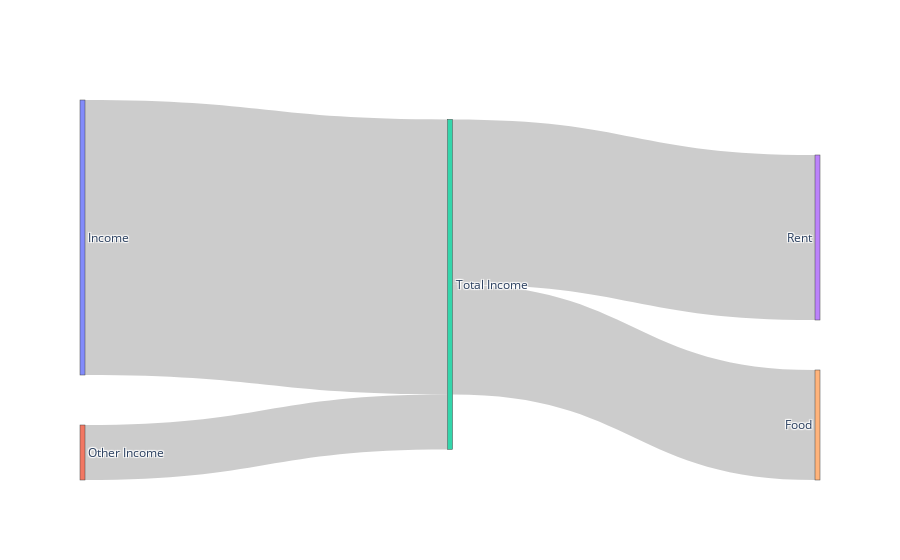

Source (notebook cell):
### Code cell
# data
label = ["Income", "Other Income", "Total Income", "Rent", "Food"]
source = [0, 1, 2, 2]
target = [2, 2, 3, 4]
value = [10, 2, 6, 4]

# data to dict, dict to sankey
link = dict(source = source, target = target, value = value)
node = dict(label = label, pad=50, thickness=5)
data = go.Sankey(link = link, node=node)

# plot
fig = go.Figure(data)
fig.show()

### Figure 1 — Plotly figure (JSON) as saved in the notebook; plotly's stock layout.template omitted (floating-point values rounded to 4 significant figures)
{"data": [{"link": {"source": [0, 1, 2, 2], "target": [2, 2, 3, 4], "value": [10, 2, 6, 4]}, "node": {"label": ["Income", "Other Income", "Total Income", "Rent", "Food"], "pad": 50, "thickness": 5}, "type": "sankey"}], "layout": {}}
